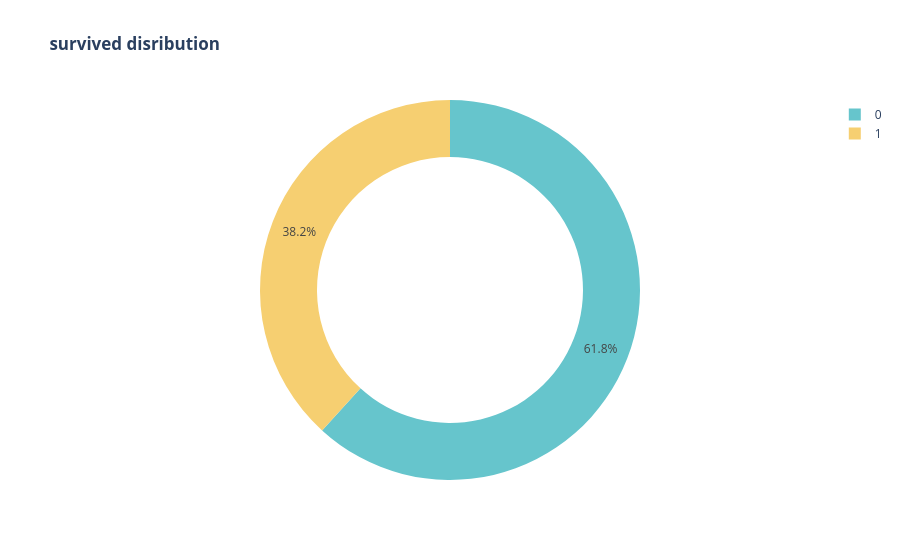

The notebook cell saved with this chart:
### Code cell
fig = px.pie(df, names='Survived',
            title = "<b> survived disribution </b>",
            color_discrete_sequence=px.colors.qualitative.Pastel,
            hole=0.7)
fig.show()

### Figure 1 — Plotly figure (JSON) as saved in the notebook; plotly's stock layout.template omitted (floating-point values rounded to 4 significant figures; data arrays with more than 128 entries replaced by an {"elided": "..."} marker saying what was removed)
{"data": [{"domain": {"x": [0, 1], "y": [0, 1]}, "hole": 0.7, "hovertemplate": "Survived=%{label}<extra></extra>", "labels": {"elided": "889 int values"}, "legendgroup": "", "name": "", "showlegend": true, "type": "pie"}], "layout": {"legend": {"tracegroupgap": 0}, "piecolorway": ["rgb(102, 197, 204)", "rgb(246, 207, 113)", "rgb(248, 156, 116)", "rgb(220, 176, 242)", "rgb(135, 197, 95)", "rgb(158, 185, 243)", "rgb(254, 136, 177)", "rgb(201, 219, 116)", "rgb(139, 224, 164)", "rgb(180, 151, 231)", "rgb(179, 179, 179)"], "title": {"text": "<b> survived disribution </b>"}}}
